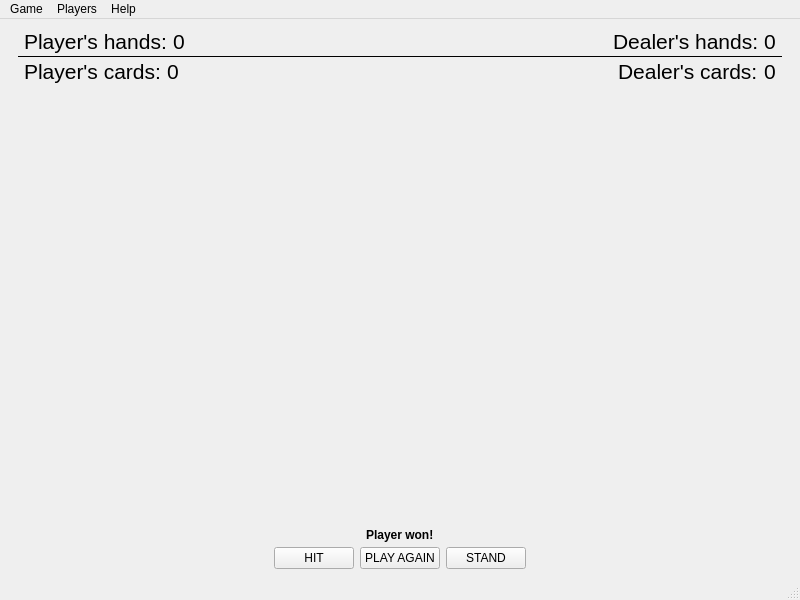
<?xml version="1.0" encoding="UTF-8"?>
<ui version="4.0">
 <class>MainWindow</class>
 <widget class="QMainWindow" name="MainWindow">
  <property name="geometry">
   <rect>
    <x>0</x>
    <y>0</y>
    <width>800</width>
    <height>600</height>
   </rect>
  </property>
  <property name="sizePolicy">
   <sizepolicy hsizetype="Fixed" vsizetype="Preferred">
    <horstretch>0</horstretch>
    <verstretch>0</verstretch>
   </sizepolicy>
  </property>
  <property name="windowTitle">
   <string>Qlackjack</string>
  </property>
  <widget class="QWidget" name="centralwidget">
   <layout class="QGridLayout" name="gridLayout">
    <property name="sizeConstraint">
     <enum>QLayout::SizeConstraint::SetNoConstraint</enum>
    </property>
    <property name="spacing">
     <number>0</number>
    </property>
    <item row="2" column="0">
     <widget class="QWidget" name="widget_5" native="true">
      <property name="sizePolicy">
       <sizepolicy hsizetype="Preferred" vsizetype="Fixed">
        <horstretch>0</horstretch>
        <verstretch>0</verstretch>
       </sizepolicy>
      </property>
      <layout class="QGridLayout" name="gridLayout_5">
       <property name="topMargin">
        <number>0</number>
       </property>
       <property name="bottomMargin">
        <number>0</number>
       </property>
       <item row="0" column="0">
        <layout class="QHBoxLayout" name="horizontalLayout_5">
         <item>
          <widget class="QLabel" name="finish_message">
           <property name="sizePolicy">
            <sizepolicy hsizetype="Fixed" vsizetype="Preferred">
             <horstretch>0</horstretch>
             <verstretch>0</verstretch>
            </sizepolicy>
           </property>
           <property name="font">
            <font>
             <bold>true</bold>
            </font>
           </property>
           <property name="text">
            <string>Player won!</string>
           </property>
          </widget>
         </item>
        </layout>
       </item>
      </layout>
     </widget>
    </item>
    <item row="1" column="0">
     <widget class="QWidget" name="widget_6" native="true">
      <layout class="QVBoxLayout" name="verticalLayout_2">
       <item>
        <layout class="QHBoxLayout" name="playerDeck">
         <property name="spacing">
          <number>-1</number>
         </property>
        </layout>
       </item>
       <item>
        <layout class="QHBoxLayout" name="dealerDeck">
         <property name="spacing">
          <number>-1</number>
         </property>
        </layout>
       </item>
      </layout>
     </widget>
    </item>
    <item row="3" column="0">
     <widget class="QWidget" name="widget_4" native="true">
      <property name="sizePolicy">
       <sizepolicy hsizetype="Preferred" vsizetype="Fixed">
        <horstretch>0</horstretch>
        <verstretch>0</verstretch>
       </sizepolicy>
      </property>
      <layout class="QGridLayout" name="gridLayout_4">
       <property name="topMargin">
        <number>5</number>
       </property>
       <property name="bottomMargin">
        <number>0</number>
       </property>
       <item row="0" column="0">
        <layout class="QHBoxLayout" name="horizontalLayout_4">
         <item>
          <widget class="QPushButton" name="hit">
           <property name="sizePolicy">
            <sizepolicy hsizetype="Fixed" vsizetype="Fixed">
             <horstretch>0</horstretch>
             <verstretch>0</verstretch>
            </sizepolicy>
           </property>
           <property name="text">
            <string>HIT</string>
           </property>
          </widget>
         </item>
         <item>
          <widget class="QPushButton" name="play_again">
           <property name="sizePolicy">
            <sizepolicy hsizetype="Fixed" vsizetype="Fixed">
             <horstretch>0</horstretch>
             <verstretch>0</verstretch>
            </sizepolicy>
           </property>
           <property name="text">
            <string>PLAY AGAIN</string>
           </property>
          </widget>
         </item>
         <item>
          <widget class="QPushButton" name="stand">
           <property name="sizePolicy">
            <sizepolicy hsizetype="Fixed" vsizetype="Fixed">
             <horstretch>0</horstretch>
             <verstretch>0</verstretch>
            </sizepolicy>
           </property>
           <property name="text">
            <string>STAND</string>
           </property>
          </widget>
         </item>
        </layout>
       </item>
      </layout>
     </widget>
    </item>
    <item row="0" column="0">
     <widget class="QWidget" name="widget_3" native="true">
      <property name="sizePolicy">
       <sizepolicy hsizetype="Preferred" vsizetype="Fixed">
        <horstretch>0</horstretch>
        <verstretch>0</verstretch>
       </sizepolicy>
      </property>
      <layout class="QVBoxLayout" name="verticalLayout">
       <property name="spacing">
        <number>0</number>
       </property>
       <property name="topMargin">
        <number>0</number>
       </property>
       <property name="bottomMargin">
        <number>0</number>
       </property>
       <item>
        <widget class="QFrame" name="frame">
         <property name="frameShape">
          <enum>QFrame::Shape::HLine</enum>
         </property>
         <property name="frameShadow">
          <enum>QFrame::Shadow::Plain</enum>
         </property>
         <layout class="QVBoxLayout" name="verticalLayout_3">
          <property name="spacing">
           <number>0</number>
          </property>
          <property name="leftMargin">
           <number>0</number>
          </property>
          <property name="topMargin">
           <number>0</number>
          </property>
          <property name="rightMargin">
           <number>0</number>
          </property>
          <property name="bottomMargin">
           <number>0</number>
          </property>
          <item>
           <widget class="QWidget" name="widget" native="true">
            <property name="sizePolicy">
             <sizepolicy hsizetype="Preferred" vsizetype="Fixed">
              <horstretch>0</horstretch>
              <verstretch>0</verstretch>
             </sizepolicy>
            </property>
            <property name="font">
             <font>
              <strikeout>false</strikeout>
             </font>
            </property>
            <layout class="QGridLayout" name="gridLayout_2">
             <property name="leftMargin">
              <number>5</number>
             </property>
             <property name="topMargin">
              <number>0</number>
             </property>
             <property name="rightMargin">
              <number>5</number>
             </property>
             <property name="bottomMargin">
              <number>0</number>
             </property>
             <item row="0" column="0">
              <layout class="QHBoxLayout" name="horizontalLayout" stretch="0,0,0,0,0">
               <property name="spacing">
                <number>0</number>
               </property>
               <property name="topMargin">
                <number>0</number>
               </property>
               <item>
                <widget class="QLabel" name="p_hands_text">
                 <property name="sizePolicy">
                  <sizepolicy hsizetype="Fixed" vsizetype="Preferred">
                   <horstretch>0</horstretch>
                   <verstretch>0</verstretch>
                  </sizepolicy>
                 </property>
                 <property name="font">
                  <font>
                   <pointsize>16</pointsize>
                   <bold>false</bold>
                   <strikeout>false</strikeout>
                  </font>
                 </property>
                 <property name="text">
                  <string>Player's hands: </string>
                 </property>
                </widget>
               </item>
               <item>
                <widget class="QLabel" name="player_hands">
                 <property name="sizePolicy">
                  <sizepolicy hsizetype="Fixed" vsizetype="Preferred">
                   <horstretch>0</horstretch>
                   <verstretch>0</verstretch>
                  </sizepolicy>
                 </property>
                 <property name="font">
                  <font>
                   <pointsize>16</pointsize>
                   <strikeout>false</strikeout>
                  </font>
                 </property>
                 <property name="text">
                  <string>0</string>
                 </property>
                </widget>
               </item>
               <item>
                <spacer name="horizontalSpacer">
                 <property name="orientation">
                  <enum>Qt::Orientation::Horizontal</enum>
                 </property>
                 <property name="sizeHint" stdset="0">
                  <size>
                   <width>40</width>
                   <height>20</height>
                  </size>
                 </property>
                </spacer>
               </item>
               <item>
                <widget class="QLabel" name="d_hands_text">
                 <property name="font">
                  <font>
                   <pointsize>16</pointsize>
                   <bold>false</bold>
                   <strikeout>false</strikeout>
                  </font>
                 </property>
                 <property name="text">
                  <string>Dealer's hands: </string>
                 </property>
                </widget>
               </item>
               <item>
                <widget class="QLabel" name="dealer_hands">
                 <property name="font">
                  <font>
                   <pointsize>16</pointsize>
                   <strikeout>false</strikeout>
                  </font>
                 </property>
                 <property name="text">
                  <string>0</string>
                 </property>
                </widget>
               </item>
              </layout>
             </item>
            </layout>
           </widget>
          </item>
          <item>
           <widget class="QWidget" name="widget_2" native="true">
            <property name="sizePolicy">
             <sizepolicy hsizetype="Preferred" vsizetype="Fixed">
              <horstretch>0</horstretch>
              <verstretch>0</verstretch>
             </sizepolicy>
            </property>
            <layout class="QGridLayout" name="gridLayout_3">
             <property name="leftMargin">
              <number>5</number>
             </property>
             <property name="topMargin">
              <number>5</number>
             </property>
             <property name="rightMargin">
              <number>5</number>
             </property>
             <property name="bottomMargin">
              <number>0</number>
             </property>
             <item row="0" column="0">
              <layout class="QHBoxLayout" name="horizontalLayout_3">
               <property name="spacing">
                <number>0</number>
               </property>
               <item>
                <widget class="QLabel" name="p_cards_text">
                 <property name="sizePolicy">
                  <sizepolicy hsizetype="Fixed" vsizetype="Fixed">
                   <horstretch>0</horstretch>
                   <verstretch>0</verstretch>
                  </sizepolicy>
                 </property>
                 <property name="font">
                  <font>
                   <pointsize>16</pointsize>
                   <bold>false</bold>
                  </font>
                 </property>
                 <property name="text">
                  <string>Player's cards: </string>
                 </property>
                </widget>
               </item>
               <item>
                <widget class="QLabel" name="player_cards">
                 <property name="sizePolicy">
                  <sizepolicy hsizetype="Fixed" vsizetype="Preferred">
                   <horstretch>0</horstretch>
                   <verstretch>0</verstretch>
                  </sizepolicy>
                 </property>
                 <property name="font">
                  <font>
                   <pointsize>16</pointsize>
                  </font>
                 </property>
                 <property name="text">
                  <string>0</string>
                 </property>
                </widget>
               </item>
               <item>
                <spacer name="horizontalSpacer_2">
                 <property name="orientation">
                  <enum>Qt::Orientation::Horizontal</enum>
                 </property>
                 <property name="sizeHint" stdset="0">
                  <size>
                   <width>40</width>
                   <height>20</height>
                  </size>
                 </property>
                </spacer>
               </item>
               <item>
                <widget class="QLabel" name="d_cards_text">
                 <property name="sizePolicy">
                  <sizepolicy hsizetype="Fixed" vsizetype="Preferred">
                   <horstretch>0</horstretch>
                   <verstretch>0</verstretch>
                  </sizepolicy>
                 </property>
                 <property name="font">
                  <font>
                   <pointsize>16</pointsize>
                   <bold>false</bold>
                  </font>
                 </property>
                 <property name="text">
                  <string>Dealer's cards: </string>
                 </property>
                </widget>
               </item>
               <item>
                <widget class="QLabel" name="dealer_cards">
                 <property name="sizePolicy">
                  <sizepolicy hsizetype="Fixed" vsizetype="Preferred">
                   <horstretch>0</horstretch>
                   <verstretch>0</verstretch>
                  </sizepolicy>
                 </property>
                 <property name="font">
                  <font>
                   <pointsize>16</pointsize>
                  </font>
                 </property>
                 <property name="text">
                  <string>0</string>
                 </property>
                </widget>
               </item>
              </layout>
             </item>
            </layout>
           </widget>
          </item>
         </layout>
        </widget>
       </item>
      </layout>
     </widget>
    </item>
   </layout>
  </widget>
  <widget class="QMenuBar" name="menubar">
   <property name="geometry">
    <rect>
     <x>0</x>
     <y>0</y>
     <width>800</width>
     <height>37</height>
    </rect>
   </property>
   <widget class="QMenu" name="menuGame">
    <property name="title">
     <string>Game</string>
    </property>
    <addaction name="actionNew_Game"/>
    <addaction name="actionView_Stats"/>
    <addaction name="separator"/>
    <addaction name="actionChange_Wallpaper"/>
   </widget>
   <widget class="QMenu" name="menuPlayers">
    <property name="title">
     <string>Players</string>
    </property>
    <addaction name="actionChange_Player_s_Name"/>
    <addaction name="separator"/>
    <addaction name="actionChange_Dealer_s_Name"/>
    <addaction name="actionAI_Settings"/>
   </widget>
   <widget class="QMenu" name="menuHelp">
    <property name="title">
     <string>Help</string>
    </property>
    <addaction name="actionAbout"/>
   </widget>
   <addaction name="menuGame"/>
   <addaction name="menuPlayers"/>
   <addaction name="menuHelp"/>
  </widget>
  <widget class="QStatusBar" name="statusBar"/>
  <action name="actionNew_Game">
   <property name="text">
    <string>New Game</string>
   </property>
   <property name="shortcut">
    <string>Ctrl+N</string>
   </property>
  </action>
  <action name="actionView_Stats">
   <property name="text">
    <string>View Stats</string>
   </property>
   <property name="shortcut">
    <string>Ctrl+S</string>
   </property>
  </action>
  <action name="actionChange_Player_s_Name">
   <property name="text">
    <string>Change Player's Name</string>
   </property>
  </action>
  <action name="actionChange_Dealer_s_Name">
   <property name="text">
    <string>Change Dealer's Name</string>
   </property>
  </action>
  <action name="actionAI_Settings">
   <property name="text">
    <string>AI Presets</string>
   </property>
   <property name="shortcut">
    <string>Ctrl+,</string>
   </property>
  </action>
  <action name="actionAbout">
   <property name="text">
    <string>About</string>
   </property>
  </action>
  <action name="actionChange_Wallpaper">
   <property name="text">
    <string>Change Wallpaper</string>
   </property>
  </action>
 </widget>
 <resources/>
 <connections/>
</ui>
